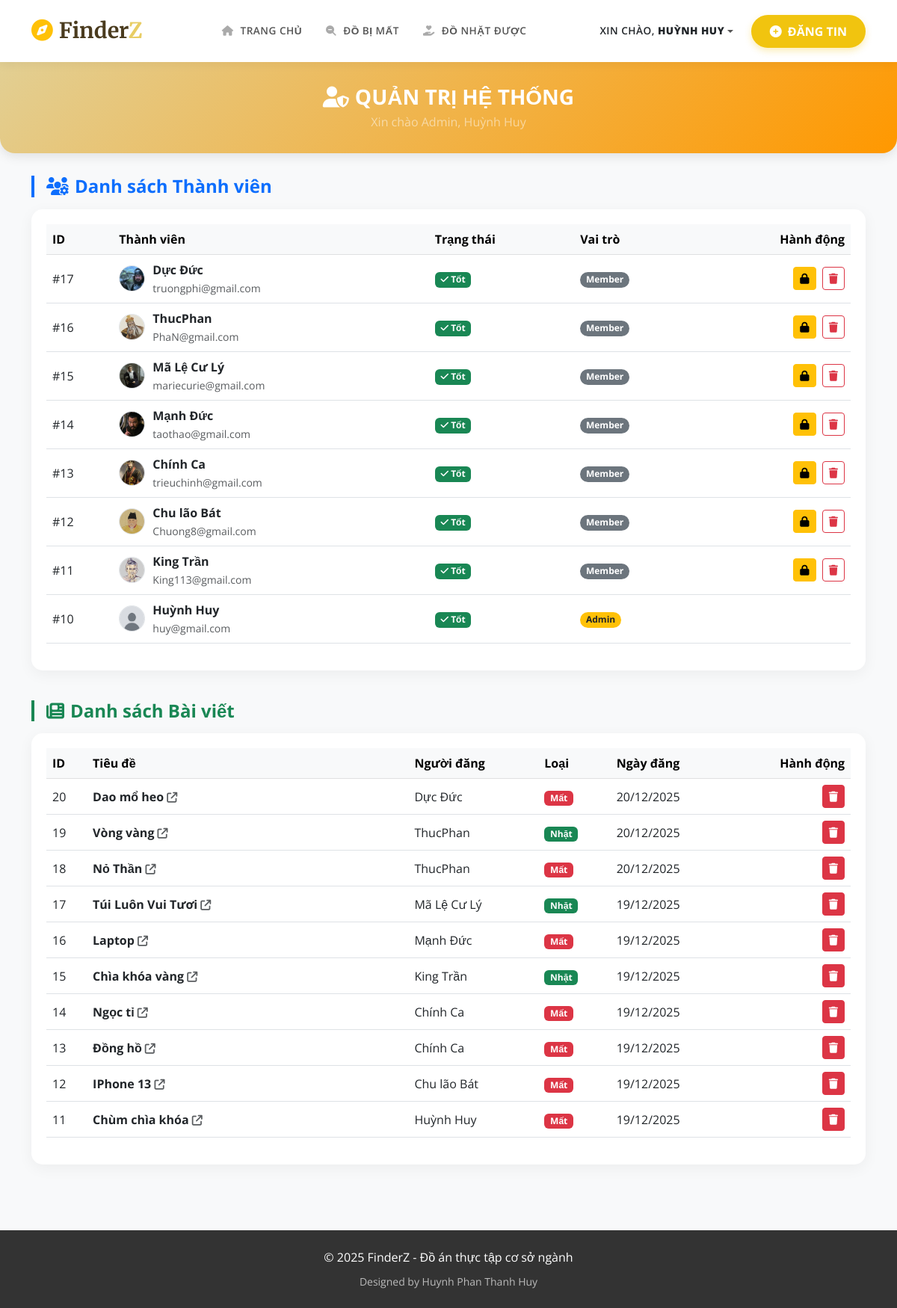
The app's page /admin.php (signed in) with its own data.
### tables this page shows
CREATE TABLE `users` (
  `id` int(11) NOT NULL,
  `full_name` varchar(100) NOT NULL,
  `email` varchar(100) NOT NULL,
  `phone_number` varchar(20) DEFAULT NULL,
  `password` varchar(255) NOT NULL,
  `phone` varchar(20) DEFAULT NULL,
  `address` varchar(255) DEFAULT NULL,
  `created_at` timestamp NOT NULL DEFAULT current_timestamp(),
  `avatar` varchar(255) DEFAULT 'default_avatar.png',
  `role` int(11) DEFAULT 0,
  `is_locked` int(11) DEFAULT 0,
  `locked_until` datetime DEFAULT NULL
);

CREATE TABLE `posts` (
  `id` int(11) NOT NULL,
  `user_id` int(11) DEFAULT NULL,
  `type` varchar(50) NOT NULL COMMENT 'lost hoặc found',
  `title` varchar(255) NOT NULL,
  `category` varchar(100) NOT NULL,
  `address` varchar(255) NOT NULL,
  `lost_date` date NOT NULL,
  `image` varchar(255) NOT NULL,
  `description` text NOT NULL,
  `status` tinyint(1) DEFAULT 1,
  `created_at` timestamp NOT NULL DEFAULT current_timestamp()
);

### admin.php (the view, shortened to what this page needs)
<?php
require_once 'config/db.php';
include 'includes/header.php';
?>
<div class="admin-header text-center">
    <h3 class="fw-bold text-white mb-0"><i class="fa-solid fa-user-shield me-2"></i>QUẢN TRỊ HỆ THỐNG</h3>
    <p class="text-white-50 mt-1 mb-0">Xin chào Admin, <?php echo $_SESSION['full_name']; ?></p>
</div>
<div class="container mb-5">
    <div class="row">
        <div class="col-12">
            <h4 class="fw-bold mb-3 border-start border-4 border-primary ps-3 text-primary">
                <i class="fa-solid fa-users-gear me-2"></i>Danh sách Thành viên
            </h4>
            <div class="table-container table-responsive">
                <table class="table table-hover align-middle">
                    <thead class="table-light">
                        <tr>
                            <th>ID</th>
                            <th>Thành viên</th>
                            <th>Trạng thái</th>
                            <th>Vai trò</th>
                            <th class="text-end">Hành động</th>
                        </tr>
                    </thead>
                    <tbody>
                        <?php
                        $users = mysqli_query($conn, "SELECT * FROM users ORDER BY id DESC");
                        while ($u = mysqli_fetch_assoc($users)):
                            $u_avatar = !empty($u['avatar']) ? "uploads/".$u['avatar'] : "uploads/default_avatar.png";
                            $is_locked = $u['is_locked'];
                            $lock_msg = "";
                        ?>
                        <tr class="<?php echo $is_locked ? 'table-danger' : ''; ?>">
                            <td>#<?php echo $u['id']; ?></td>
                            <td>
                                <div class="d-flex align-items-center">
                                    <img src="<?php echo $u_avatar; ?>" class="avatar-sm border">
                                    <div>
                                        <div class="fw-bold"><?php echo $u['full_name']; ?></div>
                                        <small class="text-muted"><?php echo $u['email']; ?></small>
                                    </div>
                                </div>
                            </td>
                            <td>
                                <?php if($is_locked): ?>
                                    <span class="badge bg-danger"><i class="fa-solid fa-lock"></i> Khóa (<?php echo $lock_msg; ?>)</span>
                                <?php else: ?>
                                    <span class="badge bg-success"><i class="fa-solid fa-check"></i> Tốt</span>
                                <?php endif; ?>
                            </td>
                            <td>
                                <?php if($u['role'] == 1): ?>
                                    <span class="badge bg-warning text-dark rounded-pill">Admin</span>
                                <?php else: ?>
                                    <span class="badge bg-secondary rounded-pill">Member</span>
                                <?php endif; ?>
                            </td>
                            <td class="text-end">
                                <?php if($u['role'] != 1): ?>
                                    <?php if($is_locked): ?>
                                        <a href="admin.php?unlock_user=<?php echo $u['id']; ?>" class="btn btn-sm btn-success me-1" onclick="return confirm('Mở khóa?')"><i class="fa-solid fa-lock-open"></i></a>
                                    <?php else: ?>
                                        <button type="button" class="btn btn-sm btn-warning me-1" onclick="openLockModal(<?php echo $u['id']; ?>, '<?php echo $u['full_name']; ?>')"><i class="fa-solid fa-lock"></i></button>
                                    <?php endif; ?>
                                    <a href="admin.php?delete_user=<?php echo $u['id']; ?>" class="btn btn-sm btn-outline-danger" onclick="return confirm('Xóa vĩnh viễn?')"><i class="fa-solid fa-trash"></i></a>
                                <?php endif; ?>
                            </td>
                        </tr>
                        <?php endwhile; ?>
                    </tbody>
                </table>
            </div>
        </div>
    </div>
    <div class="row">
        <div class="col-12">
            <h4 class="fw-bold mb-3 border-start border-4 border-success ps-3 text-success">
                <i class="fa-solid fa-newspaper me-2"></i>Danh sách Bài viết
            </h4>
            <div class="table-container table-responsive">
                <table class="table table-hover align-middle">
                    <thead class="table-light">
                        <tr>
                            <th>ID</th>
                            <th style="width: 40%;">Tiêu đề</th>
                            <th>Người đăng</th>
                            <th>Loại</th>
                            <th>Ngày đăng</th>
                            <th class="text-end">Hành động</th>
                        </tr>
                    </thead>
                    <tbody>
                        <?php
                        $posts = mysqli_query($conn, "SELECT p.*, u.full_name FROM posts p JOIN users u ON p.user_id = u.id ORDER BY p.created_at DESC");
                        while ($p = mysqli_fetch_assoc($posts)): ?>
                        <tr>
                            <td><?php echo $p['id']; ?></td>
                            <td>
                                <a href="chitiet.php?id=<?php echo $p['id']; ?>" target="_blank" class="text-decoration-none fw-bold text-dark">
                                    <?php echo $p['title']; ?> <i class="fa-solid fa-arrow-up-right-from-square small text-muted"></i>
                                </a>
                            </td>
                            <td><?php echo $p['full_name']; ?></td>
                            <td>
                                <?php if($p['type'] == 'lost'): ?>
                                    <span class="badge bg-danger">Mất</span>
                                <?php else: ?>
                                    <span class="badge bg-success">Nhặt</span>
                                <?php endif; ?>
                            </td>
                            <td><?php echo date('d/m/Y', strtotime($p['created_at'])); ?></td>
                            <td class="text-end">
                                <a href="admin.php?delete_post=<?php echo $p['id']; ?>" class="btn btn-sm btn-danger text-white" onclick="return confirm('Xóa bài này?')"><i class="fa-solid fa-trash"></i></a>
                            </td>
                        </tr>
                        <?php endwhile; ?>
                    </tbody>
                </table>
            </div>
        </div>
    </div>
</div>
<?php include 'includes/footer.php'; ?>

### includes/header.php (style rules this page uses)
body { font-family: 'Open Sans', sans-serif; background-color: #f8f9fa; }

### admin.php (style rules this page uses)
.admin-header { background: linear-gradient(135deg, #e2cf93ff 0%, #FF9800 100%); padding: 30px 0; margin-bottom: 30px; border-radius: 0 0 20px 20px; box-shadow: 0 4px 15px rgba(0,0,0,0.1); }
.table-container { background: white; padding: 20px; border-radius: 15px; box-shadow: 0 5px 20px rgba(0,0,0,0.05); margin-bottom: 40px; }
.avatar-sm { width: 35px; height: 35px; border-radius: 50%; object-fit: cover; margin-right: 10px; }

### records on screen
users: id "17", avatar (picture), full_name "Dực Đức", email "truongphi@gmail.com", is_locked 0 (drawn), role "Member"
users: id "16", avatar (picture), full_name "ThucPhan", email "PhaN@gmail.com", is_locked 0 (drawn), role "Member"
users: id "15", avatar (picture), full_name "Mã Lệ Cư Lý", email "mariecurie@gmail.com", is_locked 0 (drawn), role "Member"
users: id "14", avatar (picture), full_name "Mạnh Đức", email "taothao@gmail.com", is_locked 0 (drawn), role "Member"
users: id "13", avatar (picture), full_name "Chính Ca", email "trieuchinh@gmail.com", is_locked 0 (drawn), role "Member"
users: id "12", avatar (picture), full_name "Chu lão Bát", email "Chuong8@gmail.com", is_locked 0 (drawn), role "Member"
users: id "11", avatar (picture), full_name "King Trần", email "King113@gmail.com", is_locked 0 (drawn), role "Member"
users: id "10", avatar (placeholder picture), full_name "Huỳnh Huy", email "huy@gmail.com", is_locked 0 (drawn), role "Admin"
posts: id "20", title "Dao mổ heo", user.full_name "Dực Đức", type "Mất", created_at "20/12/2025"
posts: id "19", title "Vòng vàng", user.full_name "ThucPhan", type "Nhặt", created_at "20/12/2025"
posts: id "18", title "Nỏ Thần", user.full_name "ThucPhan", type "Mất", created_at "20/12/2025"
posts: id "17", title "Túi Luôn Vui Tươi", user.full_name "Mã Lệ Cư Lý", type "Nhặt", created_at "19/12/2025"
posts: id "16", title "Laptop", user.full_name "Mạnh Đức", type "Mất", created_at "19/12/2025"
posts: id "15", title "Chìa khóa vàng", user.full_name "King Trần", type "Nhặt", created_at "19/12/2025"
posts: id "14", title "Ngọc tỉ", user.full_name "Chính Ca", type "Mất", created_at "19/12/2025"
posts: id "13", title "Đồng hồ", user.full_name "Chính Ca", type "Mất", created_at "19/12/2025"
posts: id "12", title "IPhone 13", user.full_name "Chu lão Bát", type "Mất", created_at "19/12/2025"
posts: id "11", title "Chùm chìa khóa", user.full_name "Huỳnh Huy", type "Mất", created_at "19/12/2025"

### other values on screen
$display_name "HUỲNH HUY"
$_SESSION['full_name'] "Huỳnh Huy"
